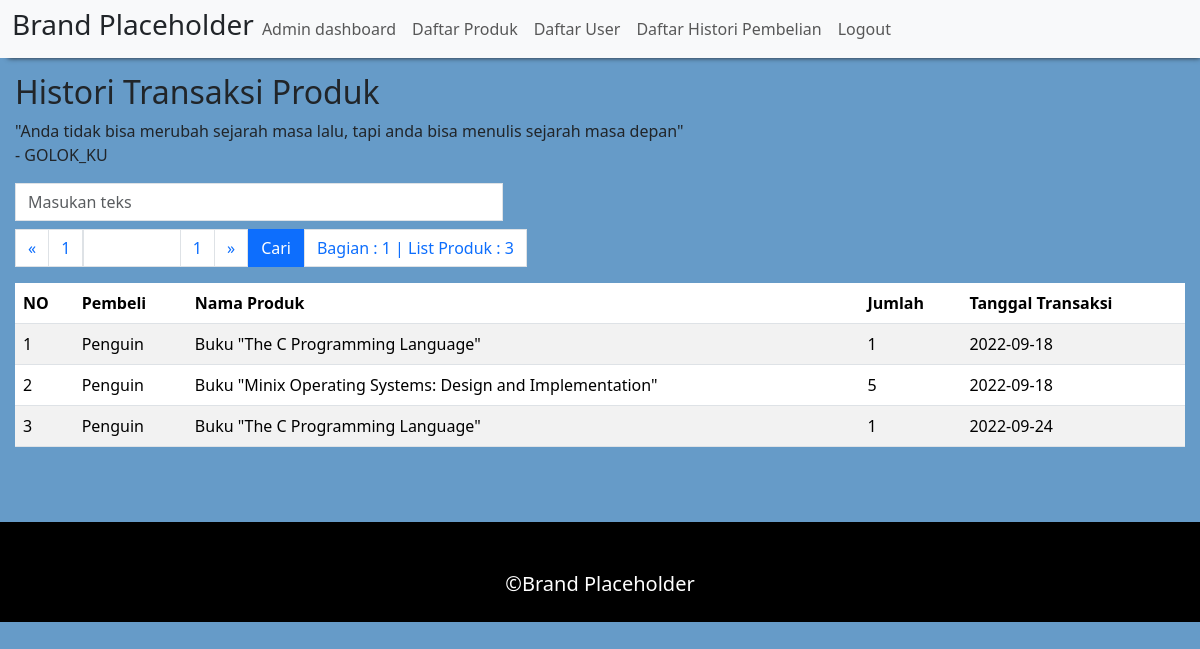
The app's page /admin/data/history.php (signed in) with its own data.
### tables this page shows
CREATE TABLE `history` (
  `id_history` int(11) NOT NULL,
  `id_pembeli` int(11) NOT NULL,
  `id_produk` int(11) NOT NULL,
  `nama_pembeli` varchar(255) NOT NULL,
  `nama_produk` varchar(255) NOT NULL,
  `jumlah` int(11) NOT NULL,
  `tanggal` date NOT NULL
);

### admin/data/history.php (the view, shortened to what this page needs)
<?php
include "../lib/header.php";
include "../../lib/database.php";
?>
<div style="margin:15px;">
    <h2>Histori Transaksi Produk</h2>
    <p>"Anda tidak bisa merubah sejarah masa lalu, tapi anda bisa menulis sejarah masa depan"
        <br>- GOLOK_KU
    </p>
    <?php
    $limit_show = 4;
    $search = @$_GET["search_bar"];
    $search_filter = "%$search%";
    include "../../lib/search_bar.php"
    ?>
    <table class="table table-hover table-striped">
        <thead>
            <th>NO</th>
            <th>Pembeli</th>
            <th>Nama Produk</th>
            <th>Jumlah</th>
            <th>Tanggal Transaksi</th>
        </thead>
        <tbody>
            <?php
            $result = $mysqli->prepare('SELECT * FROM history WHERE nama_pembeli LIKE ? OR nama_produk LIKE ? OR tanggal LIKE ? limit ?, ?');
            $result->bind_param('sssss', $search_filter, $search_filter, $search_filter, $start, $akhir);
            $result->execute();
            $result = $result->get_result();
            $number = 0;
            while ($dt_history = $result->fetch_assoc()) {
                $number++;
            ?>
                <tr>
                    <td><?= ($number) ?></td>
                    <td><?= $dt_history['nama_pembeli'] ?></td>
                    <td><?= $dt_history['nama_produk'] ?></td>
                    <td><?= $dt_history['jumlah'] ?></td>
                    <td><?= $dt_history['tanggal'] ?></td>
                </tr>
            <?php
            } ?>
        </tbody>
    </table>
</div>
<?php
include "../../lib/footer.php";
?>

### records on screen
history: nama_pembeli "Penguin", nama_produk "Buku \"The C Programming Language\"", jumlah "1", tanggal "2022-09-18"
history: nama_pembeli "Penguin", nama_produk "Buku \"Minix Operating Systems: Design and Implementation\"", jumlah "5", tanggal "2022-09-18"
history: nama_pembeli "Penguin", nama_produk "Buku \"The C Programming Language\"", jumlah "1", tanggal "2022-09-24"

### other values on screen
$page_next "1"
$bagian "1"
$total_list "3"
